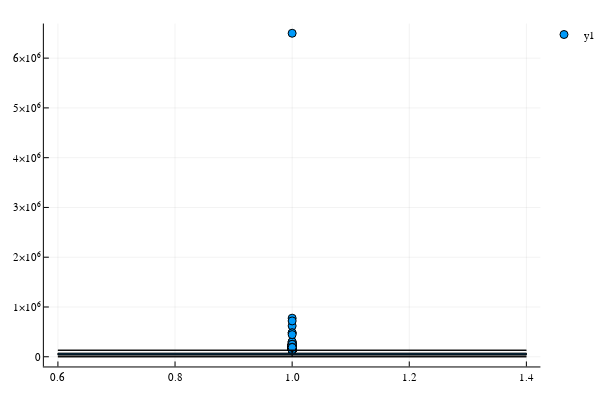

The code cell stored with this chart in its notebook:
### Code cell
boxplot(new_train.Kilometers_Driven)

### Figure 1 — Plotly figure (JSON) as saved in the notebook; plotly's stock layout.template omitted (floating-point values rounded to 4 significant figures; data arrays with more than 128 entries replaced by an {"elided": "..."} marker saying what was removed)
{"data": [{"colorbar": {"title": ""}, "hoverinfo": "text", "legendgroup": "y1", "marker": {"color": "rgba(0, 154, 250, 1.000)", "line": {"color": "rgba(0, 0, 0, 1.000)", "width": 1}, "size": 8, "symbol": "circle"}, "mode": "markers", "name": "y1", "showlegend": true, "text": {"elided": "184 null values"}, "type": "scatter", "x": {"elided": "184 int values"}, "xaxis": "x1", "y": {"elided": "184 int values"}, "yaxis": "y1", "zmax": null, "zmin": null}, {"fill": "tozeroy", "fillcolor": "rgba(0, 154, 250, 1.000)", "legendgroup": "y1", "line": {"color": "rgba(0, 0, 0, 1.000)", "dash": "solid", "width": 1}, "mode": "lines", "name": "y1", "showlegend": false, "type": "scatter", "x": [1, 0.6, 1.4, 1, 1, 1], "xaxis": "x1", "y": [171, 171, 171, 171, 33000, 171], "yaxis": "y1"}, {"fill": "tozeroy", "fillcolor": "rgba(0, 154, 250, 1.000)", "legendgroup": "y1", "line": {"color": "rgba(0, 0, 0, 1.000)", "dash": "solid", "width": 1}, "mode": "lines", "name": "y1", "showlegend": false, "type": "scatter", "x": [0.6, 0.6, 1.4, 1.4, 0.6, 0.6], "xaxis": "x1", "y": [33000, 52431, 52431, 33000, 33000, 33000], "yaxis": "y1"}, {"fill": "tozeroy", "fillcolor": "rgba(0, 154, 250, 1.000)", "legendgroup": "y1", "line": {"color": "rgba(0, 0, 0, 1.000)", "dash": "solid", "width": 1}, "mode": "lines", "name": "y1", "showlegend": false, "type": "scatter", "x": [0.6, 0.6, 1.4, 1.4, 0.6, 0.6], "xaxis": "x1", "y": [72410.0, 52431, 52431, 72410.0, 72410.0, 72410.0], "yaxis": "y1"}, {"fill": "tozeroy", "fillcolor": "rgba(0, 154, 250, 1.000)", "legendgroup": "y1", "line": {"color": "rgba(0, 0, 0, 1.000)", "dash": "solid", "width": 1}, "mode": "lines", "name": "y1", "showlegend": false, "type": "scatter", "x": [1, 0.6, 1.4, 1, 1, 1], "xaxis": "x1", "y": [131000, 131000, 131000, 131000, 72410.0, 131000], "yaxis": "y1"}], "layout": {"annotations": [], "height": 400, "legend": {"bgcolor": "rgba(255, 255, 255, 1.000)", "bordercolor": "rgba(0, 0, 0, 1.000)", "font": {"color": "rgba(0, 0, 0, 1.000)", "family": "sans-serif", "size": 11}, "tracegroupgap": 0, "x": 1, "y": 1}, "margin": {"b": 20, "l": 0, "r": 0, "t": 20}, "paper_bgcolor": "rgba(255, 255, 255, 1.000)", "plot_bgcolor": "rgba(255, 255, 255, 1.000)", "showlegend": true, "width": 600, "xaxis": {"anchor": "y1", "domain": [0.08064, 0.9934], "gridcolor": "rgba(0, 0, 0, 0.100)", "gridwidth": 0.5, "linecolor": "rgba(0, 0, 0, 1.000)", "mirror": false, "range": [0.576, 1.424], "showgrid": true, "showline": true, "showticklabels": true, "tickangle": 0, "tickcolor": "rgb(0, 0, 0)", "tickfont": {"color": "rgba(0, 0, 0, 1.000)", "family": "sans-serif", "size": 11}, "tickmode": "array", "ticks": "inside", "ticktext": ["0.6", "0.8", "1.0", "1.2", "1.4"], "tickvals": [0.6, 0.8, 1, 1.2, 1.4], "title": "", "titlefont": {"color": "rgba(0, 0, 0, 1.000)", "family": "sans-serif", "size": 15}, "type": "-", "visible": true, "zeroline": false, "zerolinecolor": "rgba(0, 0, 0, 1.000)"}, "yaxis": {"anchor": "x1", "domain": [0.03762, 0.9902], "gridcolor": "rgba(0, 0, 0, 0.100)", "gridwidth": 0.5, "linecolor": "rgba(0, 0, 0, 1.000)", "mirror": false, "range": [-194800.0, 6695000.0], "showgrid": true, "showline": true, "showticklabels": true, "tickangle": 0, "tickcolor": "rgb(0, 0, 0)", "tickfont": {"color": "rgba(0, 0, 0, 1.000)", "family": "sans-serif", "size": 11}, "tickmode": "array", "ticks": "inside", "ticktext": ["0", "1×10⁶", "2×10⁶", "3×10⁶", "4×10⁶", "5×10⁶", "6×10⁶"], "tickvals": [0, 1000000, 2000000, 3000000, 4000000, 5000000, 6000000], "title": "", "titlefont": {"color": "rgba(0, 0, 0, 1.000)", "family": "sans-serif", "size": 15}, "type": "-", "visible": true, "zeroline": false, "zerolinecolor": "rgba(0, 0, 0, 1.000)"}}}
